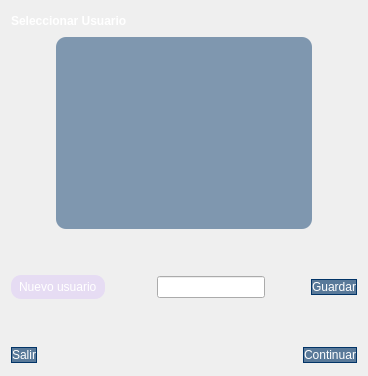
      <widget class="QWidget" name="page_user_selection">
       <layout class="QVBoxLayout" name="verticalLayout_3">
        <item>
         <layout class="QHBoxLayout" name="horizontalLayout_3">
          <item>
           <widget class="QLabel" name="titulo">
            <property name="styleSheet">
             <string notr="true">color: rgb(255, 255, 255);
font: 12 22pt &quot;Cascadia Mono ExtraLight&quot;;
font-weight: bold;
</string>
            </property>
            <property name="text">
             <string>Seleccionar Usuario</string>
            </property>
           </widget>
          </item>
          <item>
           <spacer name="horizontalSpacer_12">
            <property name="orientation">
             <enum>Qt::Horizontal</enum>
            </property>
            <property name="sizeType">
             <enum>QSizePolicy::Expanding</enum>
            </property>
            <property name="sizeHint" stdset="0">
             <size>
              <width>40</width>
              <height>20</height>
             </size>
            </property>
           </spacer>
          </item>
         </layout>
        </item>
        <item>
         <layout class="QHBoxLayout" name="horizontalLayout_4">
          <item>
           <spacer name="horizontalSpacer_14">
            <property name="orientation">
             <enum>Qt::Horizontal</enum>
            </property>
            <property name="sizeHint" stdset="0">
             <size>
              <width>40</width>
              <height>20</height>
             </size>
            </property>
           </spacer>
          </item>
          <item>
           <widget class="QListWidget" name="ql_user_list">
            <property name="styleSheet">
             <string notr="true">QListWidget {
    font-family: &quot;Cascadia Mono Extralight&quot;;
    font-size: 18pt;
    color: white;
}

QListWidget {
    background-color: rgba(0, 51, 102, 120);
    color: white;
    border-radius: 10px;
    padding: 5px;
}

/* Cuando pasás el mouse por TODO el cuadro */
QListWidget:hover {
    background-color: rgba(0, 51, 102, 160);
}

/* Ítems normales */
QListWidget::item {
    padding: 8px;
    background-color: transparent;
}

/* Cuando pasás el mouse sobre un ítem */
QListWidget::item:hover {
    background-color: rgba(255, 255, 255, 40);
}

/* Ítem seleccionado */
QListWidget::item:selected {
    background-color: rgba(0, 51, 102, 220);
    color: white;
}

/* Ítem seleccionado + hover (opcional, queda más fluido) */
QListWidget::item:selected:hover {
    background-color: rgba(0, 51, 102, 255);
}</string>
            </property>
           </widget>
          </item>
          <item>
           <spacer name="horizontalSpacer_13">
            <property name="orientation">
             <enum>Qt::Horizontal</enum>
            </property>
            <property name="sizeType">
             <enum>QSizePolicy::Expanding</enum>
            </property>
            <property name="sizeHint" stdset="0">
             <size>
              <width>40</width>
              <height>20</height>
             </size>
            </property>
           </spacer>
          </item>
         </layout>
        </item>
        <item>
         <spacer name="verticalSpacer_6">
          <property name="orientation">
           <enum>Qt::Vertical</enum>
          </property>
          <property name="sizeHint" stdset="0">
           <size>
            <width>20</width>
            <height>40</height>
           </size>
          </property>
         </spacer>
        </item>
        <item>
         <layout class="QHBoxLayout" name="horizontalLayout">
          <item>
           <widget class="QLabel" name="nuevo_usuario">
            <property name="styleSheet">
             <string notr="true">color: rgb(255, 255, 255);
font: 15pt &quot;Cascadia Mono ExtraLight&quot;;


background-color: rgba(210, 177, 252, 80);
border-radius: 10px;
padding: 5px;</string>
            </property>
            <property name="text">
             <string>Nuevo usuario</string>
            </property>
           </widget>
          </item>
          <item>
           <widget class="Line" name="line">
            <property name="orientation">
             <enum>Qt::Horizontal</enum>
            </property>
           </widget>
          </item>
          <item>
           <spacer name="horizontalSpacer_9">
            <property name="orientation">
             <enum>Qt::Horizontal</enum>
            </property>
            <property name="sizeHint" stdset="0">
             <size>
              <width>40</width>
              <height>20</height>
             </size>
            </property>
           </spacer>
          </item>
          <item>
           <widget class="QLineEdit" name="le_input_username">
            <property name="maximumSize">
             <size>
              <width>250</width>
              <height>16777215</height>
             </size>
            </property>
           </widget>
          </item>
          <item>
           <spacer name="horizontalSpacer_10">
            <property name="orientation">
             <enum>Qt::Horizontal</enum>
            </property>
            <property name="sizeHint" stdset="0">
             <size>
              <width>40</width>
              <height>20</height>
             </size>
            </property>
           </spacer>
          </item>
          <item>
           <widget class="QPushButton" name="btn_user_save">
            <property name="styleSheet">
             <string notr="true">QPushButton {
    border-style: solid;
    border-width: 1px;
    border-color: rgba(0, 51, 102, 250);
    background-color: rgba(0, 51, 102, 160); /* transparencia */
    color: rgb(255,255,255);
    border-radius: 10px;
    font: 25pt &quot;Cascadia Mono ExtraLight&quot;;
}

QPushButton:hover {
    background-color: rgba(0,70,140,180);
}

QPushButton:pressed {
    background-color: rgba(0,35,70,200);
    padding-left: 2px;
    padding-top: 2px;
}</string>
            </property>
            <property name="text">
             <string>Guardar</string>
            </property>
           </widget>
          </item>
         </layout>
        </item>
        <item>
         <spacer name="verticalSpacer_7">
          <property name="orientation">
           <enum>Qt::Vertical</enum>
          </property>
          <property name="sizeHint" stdset="0">
           <size>
            <width>20</width>
            <height>40</height>
           </size>
          </property>
         </spacer>
        </item>
        <item>
         <layout class="QHBoxLayout" name="horizontalLayout_2">
          <item>
           <widget class="QPushButton" name="btn_user_exit">
            <property name="styleSheet">
             <string notr="true">QPushButton {
    border-style: solid;
    border-width: 1px;
    border-color: rgba(0, 51, 102, 250);
    background-color: rgba(0, 51, 102, 160); /* transparencia */
    color: rgb(255,255,255);
    border-radius: 10px;
    font: 25pt &quot;Cascadia Mono ExtraLight&quot;;
}

QPushButton:hover {
    background-color: rgba(0,70,140,180);
}

QPushButton:pressed {
    background-color: rgba(0,35,70,200);
    padding-left: 2px;
    padding-top: 2px;
}</string>
            </property>
            <property name="text">
             <string>Salir</string>
            </property>
           </widget>
          </item>
          <item>
           <spacer name="horizontalSpacer_11">
            <property name="orientation">
             <enum>Qt::Horizontal</enum>
            </property>
            <property name="sizeHint" stdset="0">
             <size>
              <width>40</width>
              <height>20</height>
             </size>
            </property>
           </spacer>
          </item>
          <item>
           <widget class="QPushButton" name="btn_user_continue">
            <property name="styleSheet">
             <string notr="true">QPushButton {
    border-style: solid;
    border-width: 1px;
    border-color: rgba(0, 51, 102, 250);
    background-color: rgba(0, 51, 102, 160); /* transparencia */
    color: rgb(255,255,255);
    border-radius: 10px;
    font: 25pt &quot;Cascadia Mono ExtraLight&quot;;
}

QPushButton:hover {
    background-color: rgba(0,70,140,180);
}

QPushButton:pressed {
    background-color: rgba(0,35,70,200);
    padding-left: 2px;
    padding-top: 2px;
}</string>
            </property>
            <property name="text">
             <string>Continuar</string>
            </property>
           </widget>
          </item>
         </layout>
        </item>
       </layout>
      </widget>
